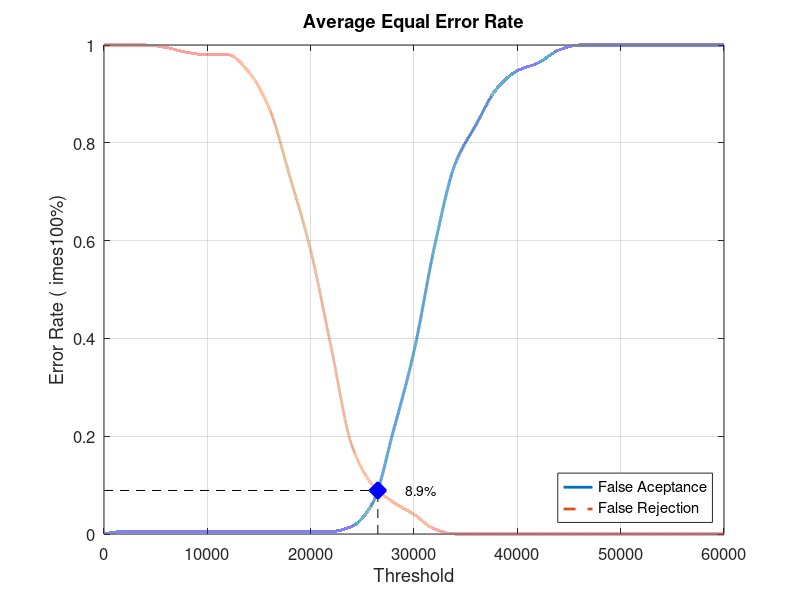
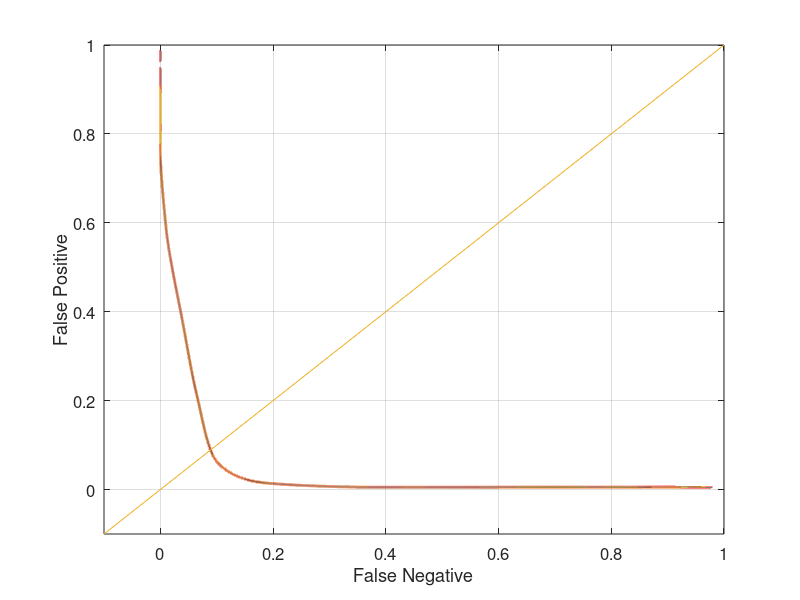

MATLAB code to generate these figures, in order:
close all;
clear;
clc;
x = 0:2000:60000;
xq = 0:0.5:60000;

y0 = [0 0.00526316 0.00526316 0.00526316 0.00526316 0.00526316 0.00526316 0.00526316 0.00526316 0.00526316 0.00526316 0.00526316 0.0157895 0.0631579 0.210526 0.373684 0.589474 0.757895 0.836842 0.910526 0.947368 0.963158 0.989474 1 1 1 1 1 1 1 1]
yy0 = interp1(x, y0, xq, 'pchip');
y1 = [1 1 1 0.995 0.985 0.98 0.98 0.945 0.87 0.73 0.58 0.38 0.18 0.1 0.065 0.04 0.01 0 0 0 0 0 0 0 0 0 0 0 0 0 0]
yy1 = interp1(x, y1, xq, 'pchip');

% Calculating EER: 
y2 = abs(y0 - y1);
find(y2 == min(y2))
yy2 = abs(yy0 - yy1);
xEER = find(yy2 == min(yy2));
xEERIndex = xq(xEER) % X-axis EER
yEER = yy0(xEER) % Y-axis EER

main = figure
plot(xq, yy0,'-','LineWidth', 2);	hold on
plot(xq, yy1,'--','LineWidth', 2);	hold on
plot([xEERIndex xEERIndex], [0 yEER], 'k--');	hold on
plot([0 xEERIndex], [yEER yEER], 'k--');	hold on
plot(xEERIndex, yEER, 'bx', 'LineWidth', 10);	hold on
text(xEERIndex + 10 * xEERIndex / 100, yEER, [num2str(round((10000 * yEER)) / 100) '%'])
legend('False Aceptance', 'False Rejection', 'Location', 'SouthEast')
xlabel('Threshold')
ylabel('Error Rate (	imes100%)')
title('Average Equal Error Rate')
set(gca, 'FontSize', 12)
axis([0 60000 0 1])
grid on

print(main, 'Database2_2Main', '-dpng');
FNRxFPR = figure('Color', [1 1 1]);
plot(yy1, yy0, '-', yy1, yy0, 'LineWidth', 2);
hold on
y = -0.1:0.1:1
plot(y, y); 
set(gca, 'FontSize', 12)
xlabel('False Negative')
ylabel('False Positive')
axis([-0.1 1 -0.1 1])
set(gca, 'FontSize', 12)
grid on

print(FNRxFPR, 'Database2_2FNRxFPR','-dpng');
